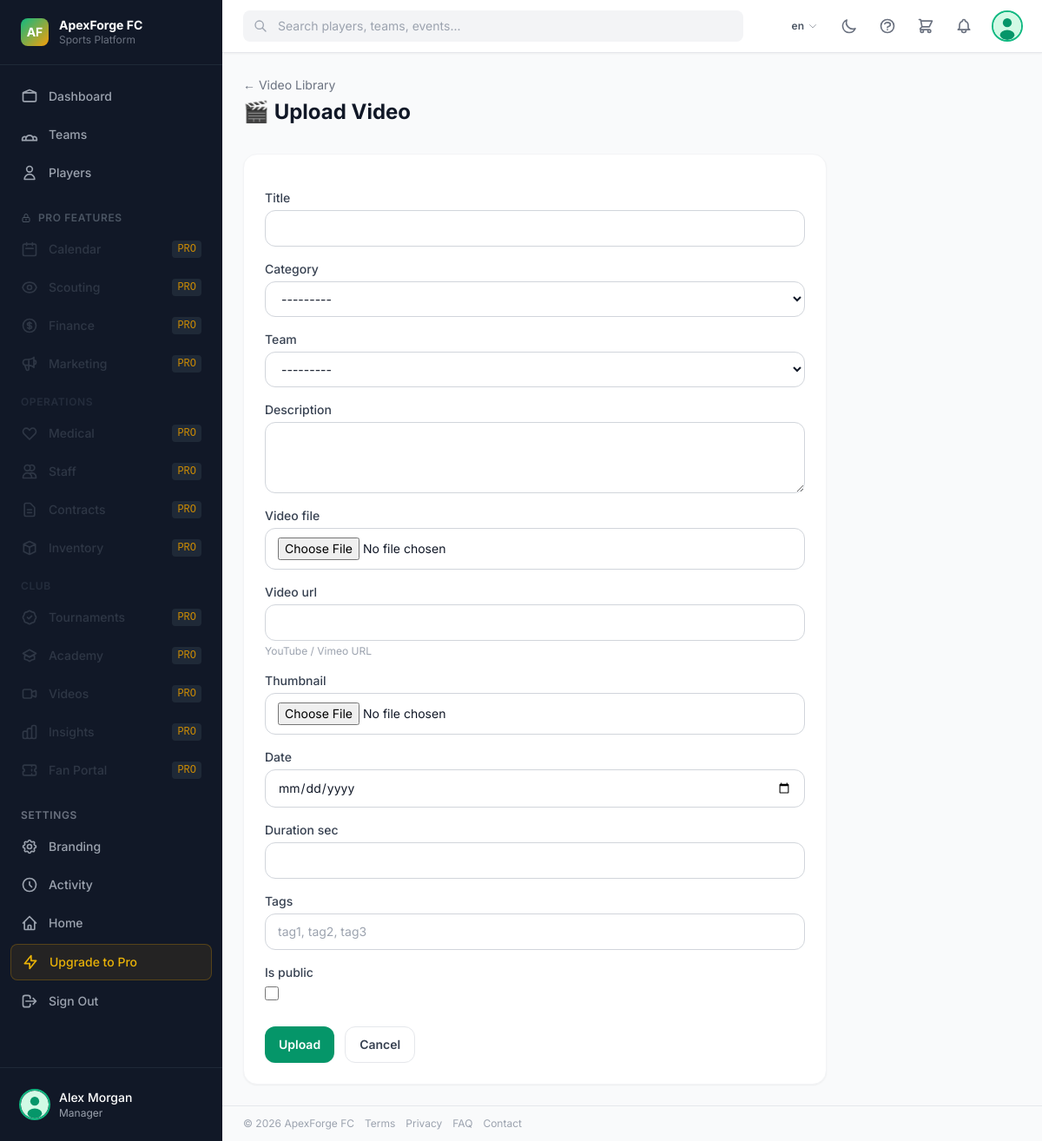
The app's page /videos/upload/ (signed in) with its own data.
### core/models.py (models this page shows, shortened)
class ClubBranding(models.Model):
    name            = models.CharField(_("club name"), max_length=200, default="ApexForge FC")
    tagline         = models.CharField(max_length=300, blank=True)
    logo            = models.ImageField(upload_to="branding/", blank=True, null=True)
    primary_color   = models.CharField(max_length=7, default="#059669")   # emerald-600
    secondary_color = models.CharField(max_length=7, default="#f59e0b")   # amber-500
    founded_year    = models.PositiveSmallIntegerField(null=True, blank=True)
    city            = models.CharField(max_length=100, blank=True)
    country         = models.CharField(max_length=100, blank=True)
    website         = models.URLField(blank=True)
    email           = models.EmailField(blank=True)
    phone           = models.CharField(max_length=30, blank=True)
    twitter         = models.CharField(max_length=100, blank=True)
    instagram       = models.CharField(max_length=100, blank=True)
    facebook        = models.CharField(max_length=100, blank=True)
    youtube         = models.CharField(max_length=100, blank=True)
    tiktok          = models.CharField(max_length=100, blank=True)
    linkedin        = models.CharField(max_length=100, blank=True)
    discord         = models.CharField(max_length=100, blank=True)
    twitch          = models.CharField(max_length=100, blank=True)
    description     = models.TextField(blank=True)
    updated_at      = models.DateTimeField(auto_now=True)
    class Meta:
        verbose_name = _("club branding")
    @classmethod
    def get_solo(cls):
        obj, _ = cls.objects.get_or_create(pk=1)
        return obj

### accounts/models.py (models this page shows, shortened)
class User(AbstractBaseUser, PermissionsMixin):
    class Role(models.TextChoices):
        SUPER_ADMIN   = "super_admin",   _("Super Admin")
        CLUB_OWNER    = "club_owner",    _("Club Owner / Entrepreneur")
        MANAGER       = "manager",       _("Manager")
        COACH         = "coach",         _("Coach")
        ATHLETE       = "athlete",       _("Athlete / Player")
        SCOUT         = "scout",         _("Scout")
        FAN_INVESTOR  = "fan_investor",  _("Fan / Investor")
    email      = models.EmailField(_("email address"), unique=True)
    first_name = models.CharField(_("first name"), max_length=150, blank=True)
    last_name  = models.CharField(_("last name"),  max_length=150, blank=True)
    role       = models.CharField(_("role"), max_length=30, choices=Role.choices, default=Role.FAN_INVESTOR)
    is_active  = models.BooleanField(default=True)
    is_staff   = models.BooleanField(default=False)
    date_joined = models.DateTimeField(default=timezone.now)
    USERNAME_FIELD  = "email"
    REQUIRED_FIELDS = ["first_name", "last_name"]
    objects = UserManager()
    class Meta:
        verbose_name = _("user")
        verbose_name_plural = _("users")
        ordering = ["email"]
    def get_full_name(self):
        return f"{self.first_name} {self.last_name}".strip()
    @property
    def can_manage(self):
        return self.role in (
            self.Role.SUPER_ADMIN,
            self.Role.CLUB_OWNER,
            self.Role.MANAGER,
        )

### videos/views.py (the view)
# urls.py: path("upload/",                  views.video_upload,   name="upload"),
@login_required
def video_upload(request):
    form = VideoForm(request.POST or None, request.FILES or None)
    if request.method == "POST" and form.is_valid():
        video = form.save(commit=False)
        video.uploaded_by = request.user
        video.save()
        messages.success(request, _("Video uploaded."))
        return redirect("videos:detail", pk=video.pk)
    return render(request, "videos/upload.html", {"form": form})

### videos/forms.py (shortened to what this page needs)
class VideoForm(forms.ModelForm):
    class Meta:
        model = Video
        fields = ["title", "category", "team", "description", "video_file", "video_url",
                  "thumbnail", "date", "duration_sec", "tags", "is_public"]
        widgets = {
            "date": forms.DateInput(attrs={"type": "date"}),
            "description": forms.Textarea(attrs={"rows": 3}),
            "tags": forms.TextInput(attrs={"placeholder": "tag1, tag2, tag3"}),
        }

### accounts/models.py (called while the page is built)
    @property
    def avatar_url(self):
        if self.avatar:
            return self.avatar.url
        return "/static/img/default-avatar.svg"

### core/context_processors.py (called while the page is built, shortened)
def global_context(request):
    ctx = {"branding": ClubBranding.get_solo()}
    if request.user.is_authenticated:
        ctx["unread_count"] = Notification.objects.filter(
            recipient=request.user, is_read=False
        ).count()
        ctx["active_club"] = getattr(request, "active_club", None)
        from organizations.models import UserClubAccess
        ctx["user_clubs"] = list(
            UserClubAccess.objects.select_related("club")
            .filter(user=request.user, club__is_active=True)
            .order_by("-is_primary", "club__name")
            .values_list("club__pk", "club__name", "is_primary")
        )
        try:
            from finance.models import Cart
            cart_obj, _ = Cart.objects.get_or_create(user=request.user)
            ctx["cart"] = cart_obj
        except Exception:
            ctx["cart"] = None
    return ctx

### core/templatetags/core_tags.py (called while the page is built)
@register.simple_tag(takes_context=True)
def lang_url(context, lang_code):
    from django.conf import settings
    from django.urls import translate_url
    from django.utils.translation import override as lang_override
    request = context.get("request")
    if not request:
        return "/"
    path = request.path
    default_lang = getattr(settings, "LANGUAGE_CODE", "en")
    non_default = [l[0] for l in getattr(settings, "LANGUAGES", []) if l[0] != default_lang]
    for lang in non_default:
        pfx = "/" + lang
        if path == pfx:
            path = "/"
            break
        if path.startswith(pfx + "/"):
            path = path[len(pfx):]  # keep leading /
            break
    with lang_override(default_lang):
        return translate_url(path, lang_code)

### finance/models.py (called while the page is built)
    @property
    def item_count(self):
        from django.db.models import Sum
        return self.cart_items.aggregate(t=Sum("quantity"))["t"] or 0

### teams/models.py (called while the page is built)
    def __str__(self):
        return self.name

### templates/videos/upload.html (shortened to what this page needs)
{% extends "base.html" %}
{% load i18n widget_tweaks %}
{% block page_header %}
<div class="px-4 lg:px-6 pt-6 pb-2">
  <a href="{% url 'videos:library' %}" class="text-sm text-gray-500 hover:text-primary-600">← {% trans "Video Library" %}</a>
  <h1 class="text-2xl font-bold text-gray-900 dark:text-white mt-1">{% if video %}{% trans "Edit Video" %}{% else %}🎬 {% trans "Upload Video" %}{% endif %}</h1>
</div>
{% endblock %}
{% block content %}
<div class="max-w-2xl">
  <form method="post" enctype="multipart/form-data" class="card p-6 space-y-4">
    {% for field in form %}
    <div>
      <label class="block text-sm font-medium text-gray-700 dark:text-gray-300 mb-1">{{ field.label }}</label>
      {% if field.field.widget.input_type == 'checkbox' %}
        {% render_field field class="form-checkbox" %}
      {% else %}
        {% render_field field class="form-input w-full" %}
      {% endif %}
      {% if field.help_text %}<p class="text-xs text-gray-400 mt-1">{{ field.help_text }}</p>{% endif %}
    </div>
    {% endfor %}
    <div class="flex gap-3 pt-2">
      <button type="submit" class="btn-primary">{% if video %}{% trans "Save Changes" %}{% else %}{% trans "Upload" %}{% endif %}</button>
      <a href="{% url 'videos:library' %}" class="btn-secondary">{% trans "Cancel" %}</a>
    </div>
  </form>
</div>
{% endblock %}

### templates/base.html (shortened to what this page needs)
{% load i18n static core_tags %}
<!DOCTYPE html>
<html lang="{{ LANGUAGE_CODE|default:'en' }}"
      x-data="apexApp()"
      x-bind:class="{ 'dark': darkMode }"
      x-init="init()">
<head>
  <script src="https://cdn.tailwindcss.com"></script>
</head>
<body class="bg-gray-50 dark:bg-gray-900 text-gray-900 dark:text-gray-100 font-sans antialiased min-h-screen">
  {% if user.is_authenticated %}
  <div class="flex h-screen overflow-hidden">
    <aside x-cloak
           :class="sidebarOpen ? 'translate-x-0' : '-translate-x-full lg:translate-x-0'"
           class="fixed inset-y-0 left-0 z-40 flex flex-col w-64 bg-gray-900 dark:bg-gray-950 transition-transform duration-300 ease-in-out lg:static lg:translate-x-0">
      <div class="flex items-center gap-3 px-6 py-5 border-b border-gray-800">
        <a href="{% url 'core:landing' %}" class="flex items-center gap-3 flex-1 min-w-0 hover:opacity-80 transition-opacity" title="{% trans 'Go to Home page' %}">
          {% if branding.logo %}
            <img src="{{ branding.logo.url }}" alt="Logo" class="h-8 w-8 rounded shrink-0">
          {% else %}
            <div class="h-8 w-8 rounded-lg bg-gradient-to-br from-primary-500 to-accent-500 flex items-center justify-center shrink-0">
              <span class="text-white font-bold text-sm">AF</span>
            </div>
          {% endif %}
          <div class="min-w-0">
            <p class="text-white font-bold text-sm leading-tight truncate">{{ branding.name }}</p>
            <p class="text-gray-500 text-xs">Sports Platform</p>
          </div>
        </a>
      </div>
      <nav class="flex-1 overflow-y-auto px-3 py-4 space-y-1 scrollbar-hide"
           x-init="$nextTick(() => {
             const active = $el.querySelector('a.bg-primary-600');
             if (active) {
               const navH  = $el.clientHeight;
               const itemT = active.getBoundingClientRect().top - $el.getBoundingClientRect().top;
               $el.scrollTop += itemT - navH / 2 + active.clientHeight / 2;
             }
           })">
        {% include "partials/sidebar_nav.html" %}
      </nav>
      <div class="px-4 py-4 border-t border-gray-800">
        <a href="{% url 'accounts:profile' %}" class="flex items-center gap-3 p-2 rounded-lg hover:bg-gray-800 transition-colors">
          <img src="{{ request.user.profile.avatar_url }}" alt="" class="h-8 w-8 rounded-full object-cover ring-2 ring-primary-500">
          <div class="flex-1 min-w-0">
            <p class="text-sm font-medium text-white truncate">{{ request.user.get_full_name }}</p>
            <p class="text-xs text-gray-400 truncate">{{ request.user.get_role_display }}</p>
          </div>
        </a>
      </div>
    </aside>
    <div class="flex-1 flex flex-col min-w-0 overflow-hidden">
      <header class="flex items-center gap-4 px-4 lg:px-6 py-3 bg-white dark:bg-gray-800 border-b border-gray-200 dark:border-gray-700 shadow-sm z-20">
        <div class="flex-1 max-w-xl" x-data="{ open: false }">
          <div class="relative">
            <svg class="absolute left-3 top-1/2 -translate-y-1/2 w-4 h-4 text-gray-400" fill="none" stroke="currentColor" viewBox="0 0 24 24">
              <path stroke-linecap="round" stroke-linejoin="round" stroke-width="2" d="M21 21l-6-6m2-5a7 7 0 11-14 0 7 7 0 0114 0"/>
            </svg>
            <input type="search"
                   placeholder="{% trans 'Search players, teams, events...' %}"
                   class="w-full pl-10 pr-4 py-2 text-sm bg-gray-100 dark:bg-gray-700 border-0 rounded-lg focus:ring-2 focus:ring-primary-500 dark:text-white"
                   hx-get="{% url 'core:search' %}"
                   hx-trigger="keyup changed delay:300ms"
                   hx-target="#search-results"
                   hx-swap="innerHTML"
                   name="q"
                   @focus="open = true"
                   @click.outside="open = false">
          </div>
        </div>
        <div class="flex items-center gap-2 ml-auto">
          {% get_current_language as CURRENT_LANG %}
          {% lang_url 'en' as lurl_en %}
          {% lang_url 'nl' as lurl_nl %}
          {% lang_url 'de' as lurl_de %}
          {% lang_url 'fr' as lurl_fr %}
          {% lang_url 'es' as lurl_es %}
          {% lang_url 'it' as lurl_it %}
          <div x-data="{ langOpen: false }" class="relative">
            <button @click="langOpen = !langOpen"
                    class="flex items-center gap-1 px-2.5 py-1.5 rounded-lg text-xs font-semibold
                           text-gray-600 dark:text-gray-300 hover:bg-gray-100 dark:hover:bg-gray-700 transition-colors">
              {{ CURRENT_LANG }}
              <svg class="w-3 h-3 opacity-50" fill="none" stroke="currentColor" viewBox="0 0 24 24">
                <path stroke-linecap="round" stroke-linejoin="round" stroke-width="2" d="M19 9l-7 7-7-7"/>
              </svg>
            </button>
          </div>
          <button @click="toggleDark()"
                  class="p-2 rounded-lg text-gray-500 hover:bg-gray-100 dark:hover:bg-gray-700">
            <svg x-cloak x-show="!darkMode" class="w-5 h-5" fill="none" stroke="currentColor" viewBox="0 0 24 24">
              <path stroke-linecap="round" stroke-linejoin="round" stroke-width="2" d="M20.354 15.354A9 9 0 018.646 3.646 9.003 9.003 0 0012 21a9.003 9.003 0 008.354-5.646z"/>
            </svg>
          </button>
          {% if request.user.can_manage %}
          <a href="{% url 'core:help' %}"
             title="Help Center"
             class="p-2 rounded-lg text-gray-500 hover:bg-gray-100 dark:hover:bg-gray-700 hover:text-primary-600 dark:hover:text-primary-400 transition-colors">
            <svg class="w-5 h-5" fill="none" stroke="currentColor" viewBox="0 0 24 24">
              <path stroke-linecap="round" stroke-linejoin="round" stroke-width="2"
                    d="M8.228 9c.549-1.165 2.03-2 3.772-2 2.21 0 4 1.343 4 3 0 1.4-1.278 2.575-3.006 2.907-.542.104-.994.54-.994 1.093m0 3h.01M21 12a9 9 0 11-18 0 9 9 0 0118 0z"/>
            </svg>
          </a>
          {% endif %}
          {% if request.user.is_authenticated %}
          {% include "partials/cart_badge.html" %}
          {% endif %}
          <div x-data="{ notifOpen: false }" class="relative">
            <button @click="notifOpen = !notifOpen; $nextTick(() => { if(notifOpen) htmx.trigger('#notif-panel', 'load') })"
                    class="relative p-2 rounded-lg text-gray-500 hover:bg-gray-100 dark:hover:bg-gray-700">
            </button>
          </div>
          <a href="{% url 'accounts:profile' %}" class="flex items-center gap-2 pl-2">
            <img src="{{ request.user.profile.avatar_url }}" alt="" class="h-8 w-8 rounded-full object-cover ring-2 ring-primary-500">
          </a>
        </div>
      </header>
      <main class="flex-1 overflow-y-auto">
        {% block page_header %}{% endblock %}
        <div class="px-4 lg:px-6 py-6">
          {% block content %}{% endblock %}
        </div>
        <footer class="border-t border-gray-200 dark:border-gray-700 px-4 lg:px-6 py-3 mt-auto shrink-0">
          <div class="flex flex-wrap items-center justify-between gap-2 text-xs text-gray-400 dark:text-gray-500">
            <div class="flex items-center gap-3 flex-wrap">
              <span>© {% now "Y" %} {{ branding.name }}</span>
              <a href="{% url 'core:terms' %}" class="hover:text-gray-600 dark:hover:text-gray-300 transition-colors">{% trans "Terms" %}</a>
              <a href="{% url 'core:privacy' %}" class="hover:text-gray-600 dark:hover:text-gray-300 transition-colors">{% trans "Privacy" %}</a>
              <a href="{% url 'core:public_faq' %}" class="hover:text-gray-600 dark:hover:text-gray-300 transition-colors">{% trans "FAQ" %}</a>
              <a href="{% url 'core:contact' %}" class="hover:text-gray-600 dark:hover:text-gray-300 transition-colors">{% trans "Contact" %}</a>
            </div>
          </div>
        </footer>
      </main>
    </div>
  </div>
  {% else %}
  {% block public_content %}{% endblock %}
  {% endif %}
</body>
</html>

### records on screen
ClubBranding: name "ApexForge FC"
User: user.get_full_name "Alex Morgan", user.role "Manager"

### other values on screen
{{ CURRENT_LANG }} "en"
{{ field.label }} "Title" "Category" "Team" "Description" "Video file" "Video url" "Thumbnail" "Date" "Duration sec" "Tags" "Is public"
{{ field.help_text }} "YouTube / Vimeo URL"
